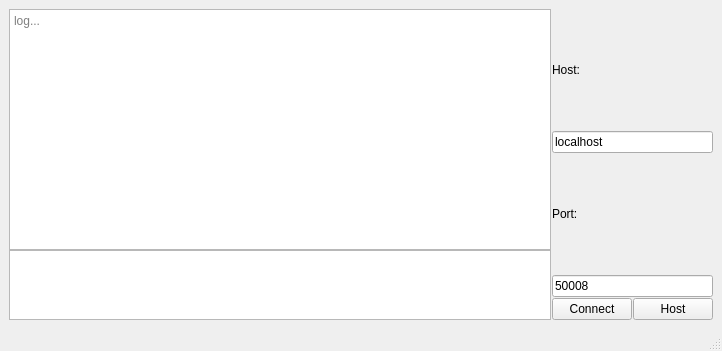
<?xml version="1.0" encoding="UTF-8"?>
<ui version="4.0">
 <class>MainWindow</class>
 <widget class="QMainWindow" name="MainWindow">
  <property name="geometry">
   <rect>
    <x>0</x>
    <y>0</y>
    <width>722</width>
    <height>351</height>
   </rect>
  </property>
  <property name="windowTitle">
   <string>MainWindow</string>
  </property>
  <widget class="QWidget" name="centralwidget">
   <layout class="QHBoxLayout" name="horizontalLayout_3">
    <item>
     <layout class="QHBoxLayout" name="horizontalLayout" stretch="10,0">
      <property name="spacing">
       <number>1</number>
      </property>
      <property name="sizeConstraint">
       <enum>QLayout::SetDefaultConstraint</enum>
      </property>
      <property name="rightMargin">
       <number>0</number>
      </property>
      <item>
       <layout class="QVBoxLayout" name="verticalLayout_2" stretch="1,0">
        <property name="spacing">
         <number>0</number>
        </property>
        <item>
         <widget class="QTextBrowser" name="textBrowser">
          <property name="sizePolicy">
           <sizepolicy hsizetype="Expanding" vsizetype="Expanding">
            <horstretch>0</horstretch>
            <verstretch>0</verstretch>
           </sizepolicy>
          </property>
          <property name="placeholderText">
           <string>log...</string>
          </property>
         </widget>
        </item>
        <item>
         <widget class="QPlainTextEdit" name="plainTextEdit">
          <property name="sizePolicy">
           <sizepolicy hsizetype="Expanding" vsizetype="MinimumExpanding">
            <horstretch>0</horstretch>
            <verstretch>0</verstretch>
           </sizepolicy>
          </property>
          <property name="horizontalScrollBarPolicy">
           <enum>Qt::ScrollBarAlwaysOff</enum>
          </property>
          <property name="sizeAdjustPolicy">
           <enum>QAbstractScrollArea::AdjustToContents</enum>
          </property>
          <property name="plainText">
           <string/>
          </property>
          <property name="maximumBlockCount">
           <number>0</number>
          </property>
          <property name="placeholderText">
           <string>commands...</string>
          </property>
         </widget>
        </item>
       </layout>
      </item>
      <item>
       <layout class="QVBoxLayout" name="verticalLayout" stretch="0,0,0,0,0">
        <item>
         <widget class="QLabel" name="label_2">
          <property name="sizePolicy">
           <sizepolicy hsizetype="Preferred" vsizetype="Minimum">
            <horstretch>0</horstretch>
            <verstretch>0</verstretch>
           </sizepolicy>
          </property>
          <property name="text">
           <string>Host:</string>
          </property>
         </widget>
        </item>
        <item>
         <widget class="QLineEdit" name="lineEdit">
          <property name="text">
           <string>localhost</string>
          </property>
         </widget>
        </item>
        <item>
         <widget class="QLabel" name="label">
          <property name="sizePolicy">
           <sizepolicy hsizetype="Preferred" vsizetype="Minimum">
            <horstretch>0</horstretch>
            <verstretch>0</verstretch>
           </sizepolicy>
          </property>
          <property name="text">
           <string>Port:</string>
          </property>
         </widget>
        </item>
        <item>
         <widget class="QLineEdit" name="lineEdit_2">
          <property name="text">
           <string>50008</string>
          </property>
         </widget>
        </item>
        <item>
         <layout class="QHBoxLayout" name="horizontalLayout_2">
          <property name="sizeConstraint">
           <enum>QLayout::SetMinimumSize</enum>
          </property>
          <item>
           <widget class="QPushButton" name="pushButton">
            <property name="text">
             <string>Connect</string>
            </property>
           </widget>
          </item>
          <item>
           <widget class="QPushButton" name="pushButton_2">
            <property name="text">
             <string>Host</string>
            </property>
           </widget>
          </item>
         </layout>
        </item>
       </layout>
      </item>
     </layout>
    </item>
   </layout>
  </widget>
  <widget class="QMenuBar" name="menubar">
   <property name="geometry">
    <rect>
     <x>0</x>
     <y>0</y>
     <width>722</width>
     <height>21</height>
    </rect>
   </property>
  </widget>
  <widget class="QStatusBar" name="statusbar">
   <property name="sizeGripEnabled">
    <bool>true</bool>
   </property>
  </widget>
 </widget>
 <resources/>
 <connections/>
</ui>
